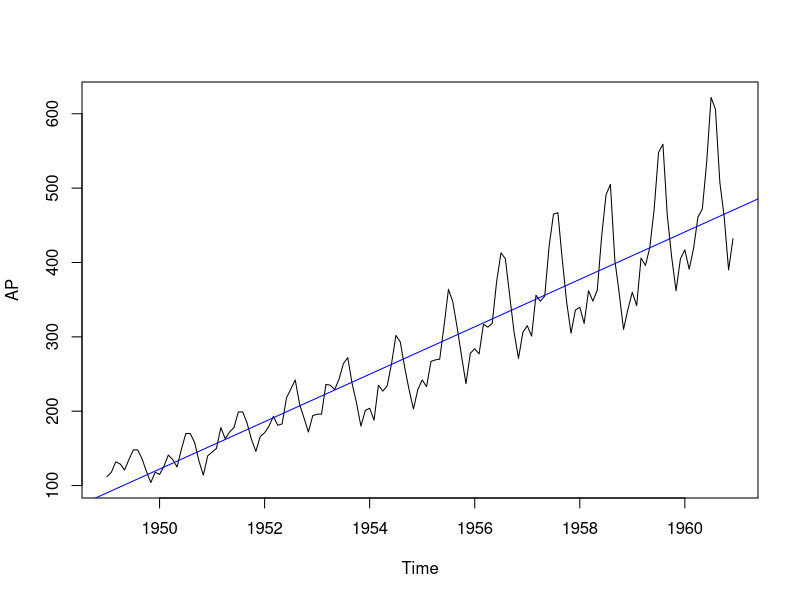
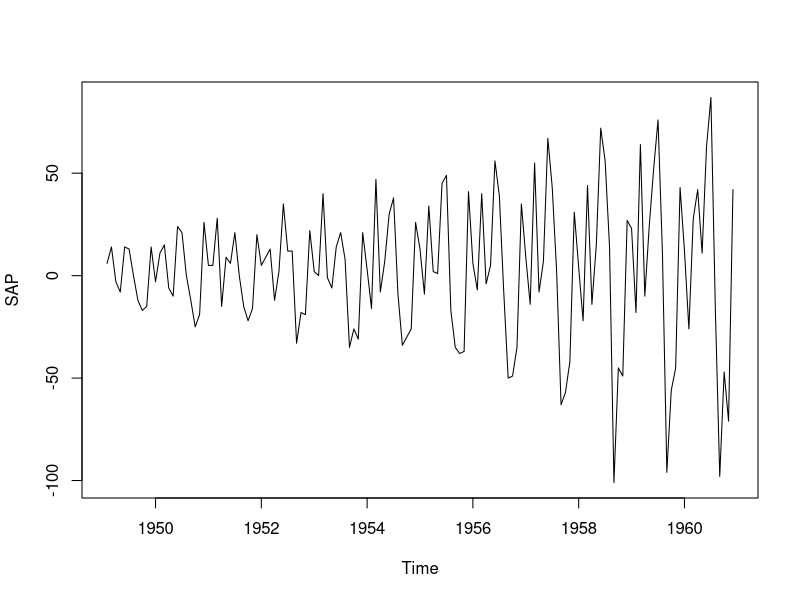
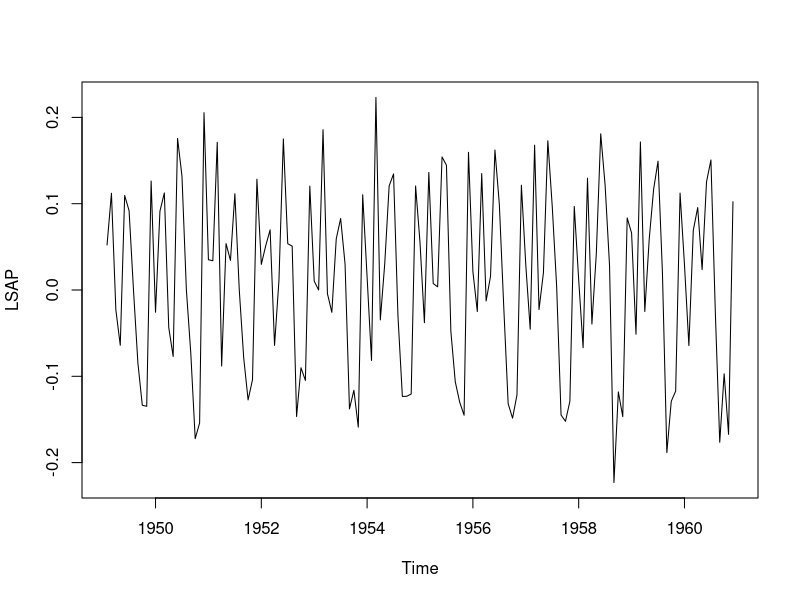
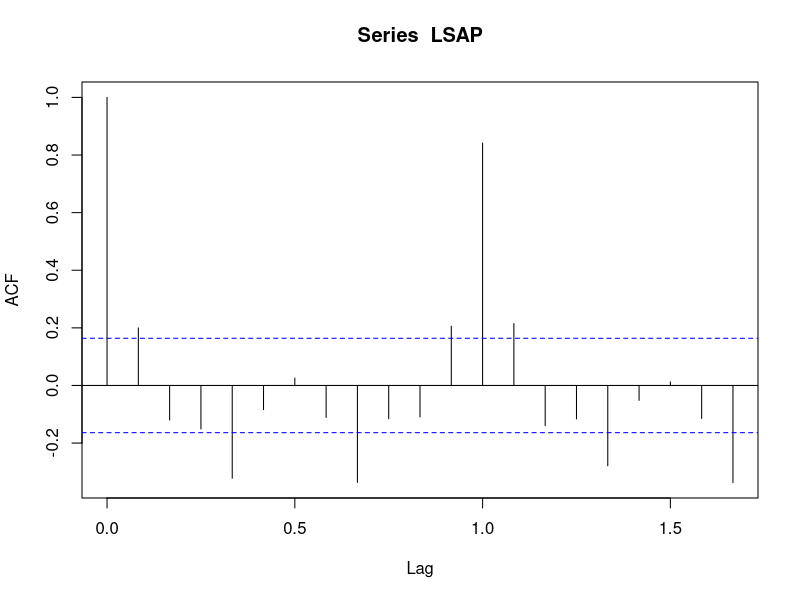
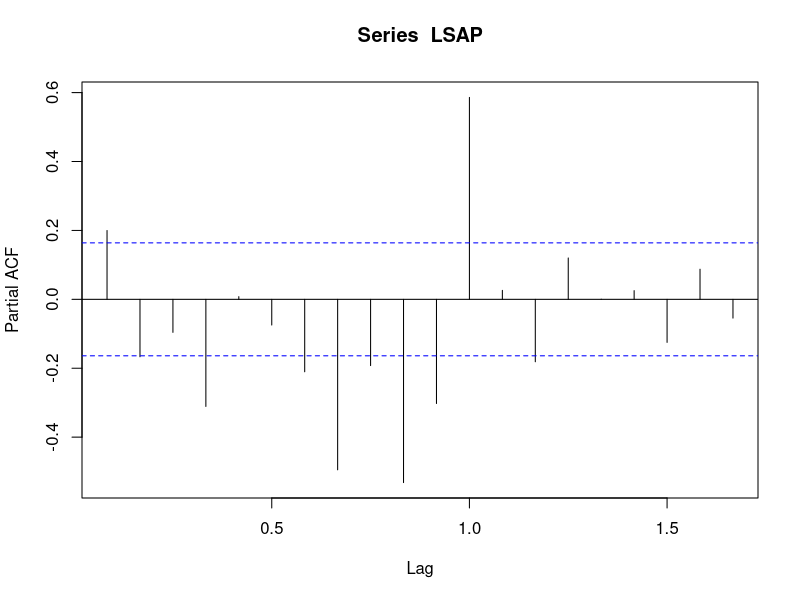
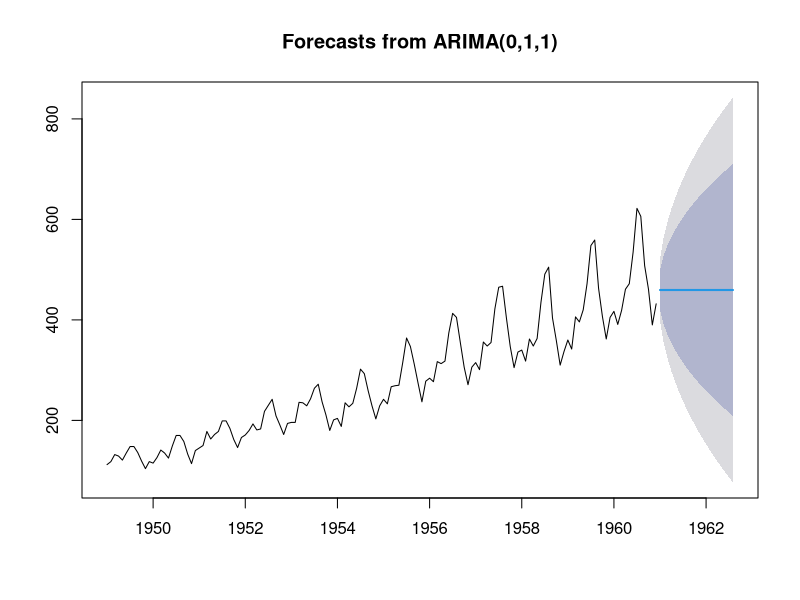
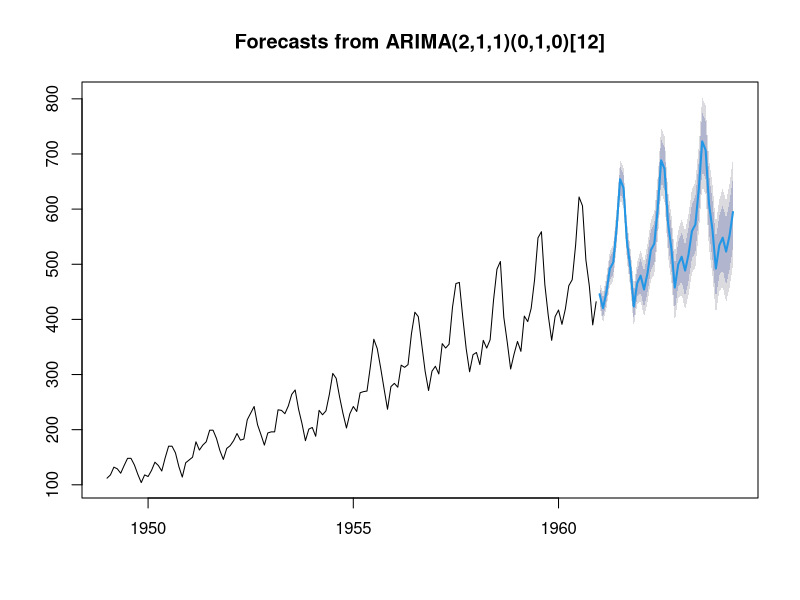

Write R code to recreate these figures, in order.
library(tseries) 

library(forecast) 

AP= AirPassengers

class(AP) # check the form of class 



View(AP) 

str(AP) # structure of data 



plot(AP)  # time series 

abline(reg=lm(AP~time(AP)), col="blue") # line for the mean of time series 

# make the stationary in mean 



SAP=diff(AP) 

plot(SAP) 

#Stationary in Variance  

LSAP= diff(log(AP)) 

plot(LSAP) 

# autocorrelation (acf) plot  

# partial outocorrelation (pacf) plot 

#AR I MA
#p  d  q
acf(LSAP, lag.max=20) # q=1 for nonstationary ts 

pacf( LSAP, lag.max=20)# p=0 # for nonstationary ts 

## manual modelling using acf and pacf 

#seasonal=list(order=c(0,1,1)) 

manual.fit<-arima(AP, c(0,1,1))  # fitted model 

manual.fit 











manual.fcast <- forecast(manual.fit, h=20) # prediction for 10 step ahead 

plot(manual.fcast) 

# automodelling using auto.arima 

auto.fit<-auto.arima(AP, seasonal=T) 

auto.fit 

auto.fcast <- forecast(auto.fit, h=40) 

plot(auto.fcast) 
